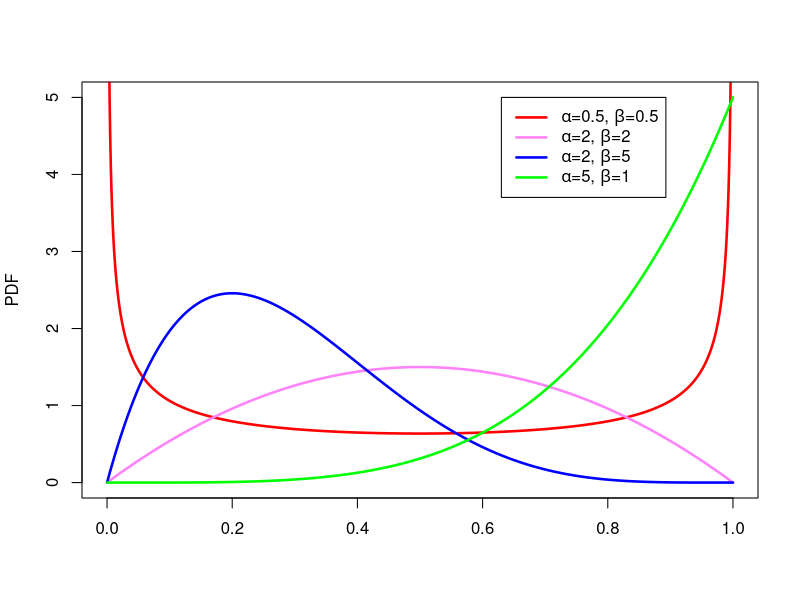
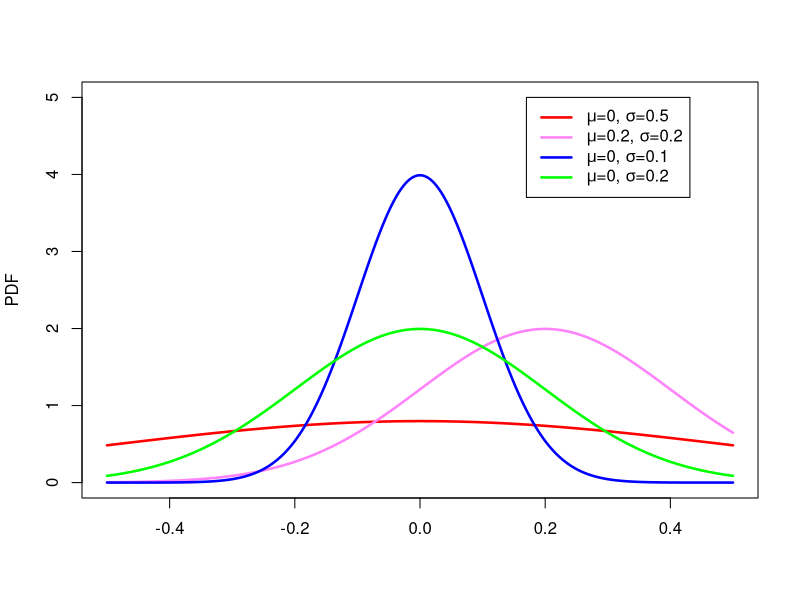
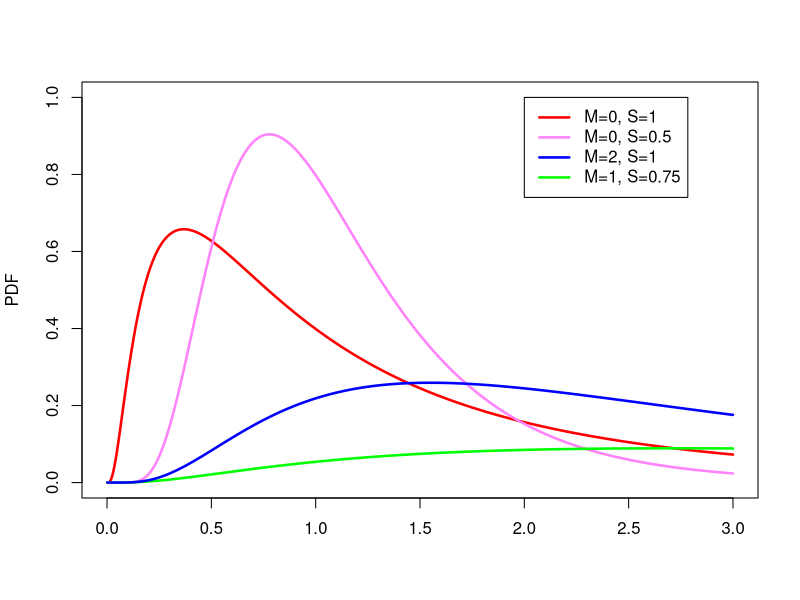
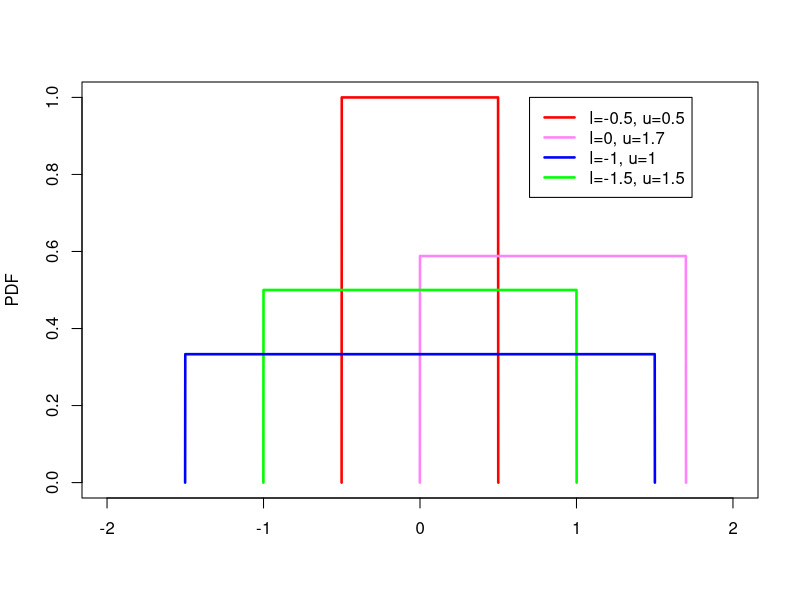

Reproduce these figures in R, in order.
# plotting beta distributions
plot(seq(0,1,0.001),dbeta(seq(0,1,0.001), 0.5, 0.5, ncp = 0, log = FALSE),type="l",col="red",ylim=c(0,5),lwd=2.5,ylab="PDF",xlab="")
lines(seq(0,1,0.001),dbeta(seq(0,1,0.001), 2, 2, ncp = 0, log = FALSE),type="l",col="orchid1",lwd=2.5)
lines(seq(0,1,0.001),dbeta(seq(0,1,0.001), 2, 5, ncp = 0, log = FALSE),type="l",col="blue",lwd=2.5)
lines(seq(0,1,0.001),dbeta(seq(0,1,0.001), 5, 1, ncp = 0, log = FALSE),type="l",col="green",lwd=2.5)
legend(0.63,5,lwd=2.5,legend=c(expression(paste(alpha,"=0.5, ",beta,"=0.5",sep="")),expression(paste(alpha,"=2, ",beta,"=2",sep="")),expression(paste(alpha,"=2, ",beta,"=5",sep="")),expression(paste(alpha,"=5, ",beta,"=1",sep=""))),col=c("red","orchid1","blue","green"))

# plotting normal distributions
plot(seq(-0.5,0.5,0.001),dnorm(seq(-0.5,0.5,0.001), 0, 0.5),type="l",col="red",ylim=c(0,5),lwd=2.5,ylab="PDF",xlab="")
lines(seq(-0.5,0.5,0.001),dnorm(seq(-0.5,0.5,0.001), 0.2, 0.2),type="l",col="orchid1",lwd=2.5)
lines(seq(-0.5,0.5,0.001),dnorm(seq(-0.5,0.5,0.001), 0, 0.1),type="l",col="blue",lwd=2.5)
lines(seq(-0.5,0.5,0.001),dnorm(seq(-0.5,0.5,0.001), 0, 0.2),type="l",col="green",lwd=2.5)
legend(0.17,5,lwd=2.5,legend=c(expression(paste(mu,"=0, ",sigma,"=0.5",sep="")),expression(paste(mu,"=0.2, ",sigma,"=0.2",sep="")),expression(paste(mu,"=0, ",sigma,"=0.1",sep="")),expression(paste(mu,"=0, ",sigma,"=0.2",sep=""))),col=c("red","orchid1","blue","green"))

# plotting lognormal distributions
lognorm<-function(x) 1/x*dnorm(log(x), 0, 1)
plot(seq(0,3,0.001),lognorm(seq(0,3,0.001)),type="l",col="red",lwd=2.5,ylim=c(0,1),ylab="PDF",xlab="")
lognorm<-function(x) 1/x*dnorm(log(x), 0, 0.5)
lines(seq(0,3,0.001),lognorm(seq(0,3,0.001)),type="l",col="orchid1",lwd=2.5)
lognorm<-function(x) 1/x*dnorm(log(x), 2, 1)
lines(seq(0,3,0.001),lognorm(seq(0,3,0.001)),type="l",col="green",lwd=2.5)
lognorm<-function(x) 1/x*dnorm(log(x), 1, 0.75)
lines(seq(0,3,0.001),lognorm(seq(0,3,0.001)),type="l",col="blue",lwd=2.5)
legend(2,1,lwd=2.5,legend=c(expression(paste(M,"=0, ",S,"=1",sep="")),expression(paste(M,"=0, ",S,"=0.5",sep="")),expression(paste(M,"=2, ",S,"=1",sep="")),expression(paste(M,"=1, ",S,"=0.75",sep=""))),col=c("red","orchid1","blue","green"))

# plotting uniform distributions
plot(seq(-0.501,0.501,0.001),dunif(seq(-0.501,0.501,0.001),-0.5,0.5),type="l",col="red",lwd=2.5,ylim=c(0,1),xlim=c(-2,2),ylab="PDF",xlab="")
lines(seq(-0.001,1.701,0.001),dunif(seq(-0.001,1.701,0.001),0,1.7),type="l",col="orchid1",lwd=2.5)
lines(seq(-1.001,1.001,0.001),dunif(seq(-1.001,1.001,0.001),-1,1),type="l",col="green",lwd=2.5)
lines(seq(-1.501,1.501,0.001),dunif(seq(-1.501,1.501,0.001),-1.5,1.5),type="l",col="blue",lwd=2.5)
legend(0.7,1,lwd=2.5,legend=c("l=-0.5, u=0.5","l=0, u=1.7","l=-1, u=1","l=-1.5, u=1.5"),col=c("red","orchid1","blue","green"))
